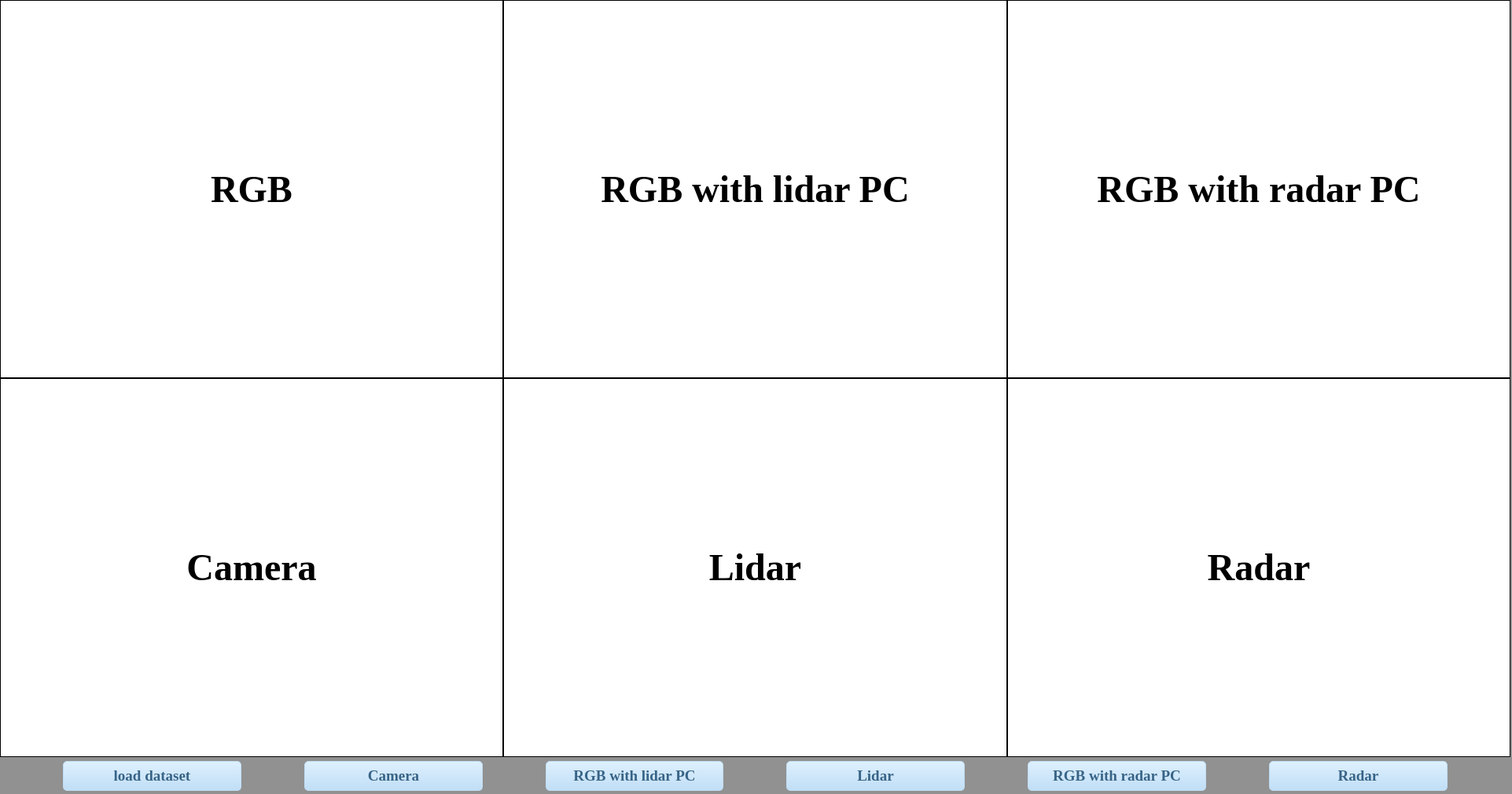
<?xml version="1.0" encoding="UTF-8"?>
<ui version="4.0">
 <class>form</class>
 <widget class="QWidget" name="form">
  <property name="enabled">
   <bool>true</bool>
  </property>
  <property name="geometry">
   <rect>
    <x>0</x>
    <y>0</y>
    <width>1923</width>
    <height>1010</height>
   </rect>
  </property>
  <property name="sizePolicy">
   <sizepolicy hsizetype="Fixed" vsizetype="Fixed">
    <horstretch>0</horstretch>
    <verstretch>0</verstretch>
   </sizepolicy>
  </property>
  <property name="windowTitle">
   <string>NuScenes-Viz</string>
  </property>
  <property name="styleSheet">
   <string notr="true">background-color: rgb(145, 145, 145);
</string>
  </property>
  <widget class="QWidget" name="">
   <property name="geometry">
    <rect>
     <x>0</x>
     <y>0</y>
     <width>1921</width>
     <height>1011</height>
    </rect>
   </property>
   <layout class="QVBoxLayout" name="all_layout" stretch="10,10,1">
    <property name="spacing">
     <number>0</number>
    </property>
    <item>
     <layout class="QHBoxLayout" name="label_layout_1" stretch="1,1,1">
      <property name="spacing">
       <number>0</number>
      </property>
      <item>
       <widget class="QLabel" name="rgb_label">
        <property name="sizePolicy">
         <sizepolicy hsizetype="Preferred" vsizetype="Preferred">
          <horstretch>0</horstretch>
          <verstretch>0</verstretch>
         </sizepolicy>
        </property>
        <property name="font">
         <font>
          <family>Times New Roman</family>
          <pointsize>36</pointsize>
          <weight>75</weight>
          <italic>false</italic>
          <bold>true</bold>
         </font>
        </property>
        <property name="focusPolicy">
         <enum>Qt::NoFocus</enum>
        </property>
        <property name="styleSheet">
         <string notr="true">background-color: rgb(255, 255, 255);
border-color: rgb(0, 0, 0);
border-style: solid;
border-width: 1px;</string>
        </property>
        <property name="lineWidth">
         <number>1</number>
        </property>
        <property name="text">
         <string>RGB</string>
        </property>
        <property name="alignment">
         <set>Qt::AlignCenter</set>
        </property>
        <property name="margin">
         <number>0</number>
        </property>
       </widget>
      </item>
      <item>
       <widget class="QLabel" name="rgb_lidar_label">
        <property name="sizePolicy">
         <sizepolicy hsizetype="Preferred" vsizetype="Preferred">
          <horstretch>0</horstretch>
          <verstretch>0</verstretch>
         </sizepolicy>
        </property>
        <property name="font">
         <font>
          <family>Times New Roman</family>
          <pointsize>36</pointsize>
          <weight>75</weight>
          <italic>false</italic>
          <bold>true</bold>
         </font>
        </property>
        <property name="focusPolicy">
         <enum>Qt::NoFocus</enum>
        </property>
        <property name="styleSheet">
         <string notr="true">background-color: rgb(255, 255, 255);
border-color: rgb(0, 0, 0);
border-style: solid;
border-width: 1px;</string>
        </property>
        <property name="lineWidth">
         <number>1</number>
        </property>
        <property name="text">
         <string>RGB with lidar PC</string>
        </property>
        <property name="alignment">
         <set>Qt::AlignCenter</set>
        </property>
        <property name="margin">
         <number>0</number>
        </property>
       </widget>
      </item>
      <item>
       <widget class="QLabel" name="rgb_radar_label">
        <property name="sizePolicy">
         <sizepolicy hsizetype="Preferred" vsizetype="Preferred">
          <horstretch>0</horstretch>
          <verstretch>0</verstretch>
         </sizepolicy>
        </property>
        <property name="font">
         <font>
          <family>Times New Roman</family>
          <pointsize>36</pointsize>
          <weight>75</weight>
          <italic>false</italic>
          <bold>true</bold>
         </font>
        </property>
        <property name="focusPolicy">
         <enum>Qt::NoFocus</enum>
        </property>
        <property name="styleSheet">
         <string notr="true">background-color: rgb(255, 255, 255);
border-color: rgb(0, 0, 0);
border-style: solid;
border-width: 1px;</string>
        </property>
        <property name="lineWidth">
         <number>1</number>
        </property>
        <property name="text">
         <string>RGB with radar PC</string>
        </property>
        <property name="alignment">
         <set>Qt::AlignCenter</set>
        </property>
        <property name="margin">
         <number>0</number>
        </property>
       </widget>
      </item>
     </layout>
    </item>
    <item>
     <layout class="QHBoxLayout" name="label_layout_2" stretch="1,1,1">
      <property name="spacing">
       <number>0</number>
      </property>
      <item>
       <widget class="QLabel" name="camera_label">
        <property name="sizePolicy">
         <sizepolicy hsizetype="Preferred" vsizetype="Preferred">
          <horstretch>0</horstretch>
          <verstretch>0</verstretch>
         </sizepolicy>
        </property>
        <property name="font">
         <font>
          <family>Times New Roman</family>
          <pointsize>36</pointsize>
          <weight>75</weight>
          <italic>false</italic>
          <bold>true</bold>
         </font>
        </property>
        <property name="focusPolicy">
         <enum>Qt::NoFocus</enum>
        </property>
        <property name="styleSheet">
         <string notr="true">background-color: rgb(255, 255, 255);
border-color: rgb(0, 0, 0);
border-style: solid;
border-width: 1px;</string>
        </property>
        <property name="lineWidth">
         <number>1</number>
        </property>
        <property name="text">
         <string>Camera</string>
        </property>
        <property name="alignment">
         <set>Qt::AlignCenter</set>
        </property>
        <property name="margin">
         <number>0</number>
        </property>
       </widget>
      </item>
      <item>
       <widget class="QLabel" name="lidar_label">
        <property name="sizePolicy">
         <sizepolicy hsizetype="Preferred" vsizetype="Preferred">
          <horstretch>0</horstretch>
          <verstretch>0</verstretch>
         </sizepolicy>
        </property>
        <property name="font">
         <font>
          <family>Times New Roman</family>
          <pointsize>36</pointsize>
          <weight>75</weight>
          <italic>false</italic>
          <bold>true</bold>
         </font>
        </property>
        <property name="focusPolicy">
         <enum>Qt::NoFocus</enum>
        </property>
        <property name="styleSheet">
         <string notr="true">background-color: rgb(255, 255, 255);
border-color: rgb(0, 0, 0);
border-style: solid;
border-width: 1px;</string>
        </property>
        <property name="lineWidth">
         <number>1</number>
        </property>
        <property name="text">
         <string>Lidar</string>
        </property>
        <property name="alignment">
         <set>Qt::AlignCenter</set>
        </property>
        <property name="margin">
         <number>0</number>
        </property>
       </widget>
      </item>
      <item>
       <widget class="QLabel" name="radar_label">
        <property name="sizePolicy">
         <sizepolicy hsizetype="Preferred" vsizetype="Preferred">
          <horstretch>0</horstretch>
          <verstretch>0</verstretch>
         </sizepolicy>
        </property>
        <property name="font">
         <font>
          <family>Times New Roman</family>
          <pointsize>36</pointsize>
          <weight>75</weight>
          <italic>false</italic>
          <bold>true</bold>
         </font>
        </property>
        <property name="focusPolicy">
         <enum>Qt::NoFocus</enum>
        </property>
        <property name="styleSheet">
         <string notr="true">background-color: rgb(255, 255, 255);
border-color: rgb(0, 0, 0);
border-style: solid;
border-width: 1px;</string>
        </property>
        <property name="lineWidth">
         <number>1</number>
        </property>
        <property name="text">
         <string>Radar</string>
        </property>
        <property name="alignment">
         <set>Qt::AlignCenter</set>
        </property>
        <property name="margin">
         <number>0</number>
        </property>
       </widget>
      </item>
     </layout>
    </item>
    <item>
     <layout class="QHBoxLayout" name="button_layout" stretch="1,1,1,1,1,1">
      <property name="spacing">
       <number>80</number>
      </property>
      <property name="sizeConstraint">
       <enum>QLayout::SetNoConstraint</enum>
      </property>
      <property name="leftMargin">
       <number>80</number>
      </property>
      <property name="topMargin">
       <number>5</number>
      </property>
      <property name="rightMargin">
       <number>80</number>
      </property>
      <property name="bottomMargin">
       <number>5</number>
      </property>
      <item>
       <widget class="QPushButton" name="rgb_button">
        <property name="sizePolicy">
         <sizepolicy hsizetype="Preferred" vsizetype="Preferred">
          <horstretch>0</horstretch>
          <verstretch>0</verstretch>
         </sizepolicy>
        </property>
        <property name="font">
         <font>
          <family>Times New Roman</family>
          <pointsize>14</pointsize>
          <weight>75</weight>
          <bold>true</bold>
         </font>
        </property>
        <property name="mouseTracking">
         <bool>false</bool>
        </property>
        <property name="styleSheet">
         <string notr="true">border-style:none;
border:1px solid #C0DCF2;
color:#386487;
padding:5px;
min-height:20px;
border-radius:5px;
background:qlineargradient(spread:pad,x1:0,y1:0,x2:0,y2:1,stop:0 #DEF0FE,stop:1 #C0DEF6);</string>
        </property>
        <property name="text">
         <string>load dataset</string>
        </property>
       </widget>
      </item>
      <item>
       <widget class="QPushButton" name="camera_button">
        <property name="sizePolicy">
         <sizepolicy hsizetype="Preferred" vsizetype="Preferred">
          <horstretch>0</horstretch>
          <verstretch>0</verstretch>
         </sizepolicy>
        </property>
        <property name="font">
         <font>
          <family>Times New Roman</family>
          <pointsize>14</pointsize>
          <weight>75</weight>
          <bold>true</bold>
         </font>
        </property>
        <property name="mouseTracking">
         <bool>false</bool>
        </property>
        <property name="styleSheet">
         <string notr="true">border-style:none;
border:1px solid #C0DCF2;
color:#386487;
padding:5px;
min-height:20px;
border-radius:5px;
background:qlineargradient(spread:pad,x1:0,y1:0,x2:0,y2:1,stop:0 #DEF0FE,stop:1 #C0DEF6);</string>
        </property>
        <property name="text">
         <string>Camera</string>
        </property>
       </widget>
      </item>
      <item>
       <widget class="QPushButton" name="rgb_lidar_button">
        <property name="sizePolicy">
         <sizepolicy hsizetype="Preferred" vsizetype="Preferred">
          <horstretch>0</horstretch>
          <verstretch>0</verstretch>
         </sizepolicy>
        </property>
        <property name="font">
         <font>
          <family>Times New Roman</family>
          <pointsize>14</pointsize>
          <weight>75</weight>
          <bold>true</bold>
         </font>
        </property>
        <property name="mouseTracking">
         <bool>false</bool>
        </property>
        <property name="styleSheet">
         <string notr="true">border-style:none;
border:1px solid #C0DCF2;
color:#386487;
padding:5px;
min-height:20px;
border-radius:5px;
background:qlineargradient(spread:pad,x1:0,y1:0,x2:0,y2:1,stop:0 #DEF0FE,stop:1 #C0DEF6);</string>
        </property>
        <property name="text">
         <string>RGB with lidar PC</string>
        </property>
       </widget>
      </item>
      <item>
       <widget class="QPushButton" name="lidar_button">
        <property name="sizePolicy">
         <sizepolicy hsizetype="Preferred" vsizetype="Preferred">
          <horstretch>0</horstretch>
          <verstretch>0</verstretch>
         </sizepolicy>
        </property>
        <property name="font">
         <font>
          <family>Times New Roman</family>
          <pointsize>14</pointsize>
          <weight>75</weight>
          <bold>true</bold>
         </font>
        </property>
        <property name="mouseTracking">
         <bool>false</bool>
        </property>
        <property name="styleSheet">
         <string notr="true">border-style:none;
border:1px solid #C0DCF2;
color:#386487;
padding:5px;
min-height:20px;
border-radius:5px;
background:qlineargradient(spread:pad,x1:0,y1:0,x2:0,y2:1,stop:0 #DEF0FE,stop:1 #C0DEF6);</string>
        </property>
        <property name="text">
         <string>Lidar</string>
        </property>
       </widget>
      </item>
      <item>
       <widget class="QPushButton" name="rgb_radar_button">
        <property name="sizePolicy">
         <sizepolicy hsizetype="Preferred" vsizetype="Preferred">
          <horstretch>0</horstretch>
          <verstretch>0</verstretch>
         </sizepolicy>
        </property>
        <property name="font">
         <font>
          <family>Times New Roman</family>
          <pointsize>14</pointsize>
          <weight>75</weight>
          <bold>true</bold>
         </font>
        </property>
        <property name="mouseTracking">
         <bool>false</bool>
        </property>
        <property name="styleSheet">
         <string notr="true">border-style:none;
border:1px solid #C0DCF2;
color:#386487;
padding:5px;
min-height:20px;
border-radius:5px;
background:qlineargradient(spread:pad,x1:0,y1:0,x2:0,y2:1,stop:0 #DEF0FE,stop:1 #C0DEF6);</string>
        </property>
        <property name="text">
         <string>RGB with radar PC</string>
        </property>
       </widget>
      </item>
      <item>
       <widget class="QPushButton" name="radar_button">
        <property name="sizePolicy">
         <sizepolicy hsizetype="Preferred" vsizetype="Preferred">
          <horstretch>0</horstretch>
          <verstretch>0</verstretch>
         </sizepolicy>
        </property>
        <property name="font">
         <font>
          <family>Times New Roman</family>
          <pointsize>14</pointsize>
          <weight>75</weight>
          <bold>true</bold>
         </font>
        </property>
        <property name="mouseTracking">
         <bool>false</bool>
        </property>
        <property name="styleSheet">
         <string notr="true">border-style:none;
border:1px solid #C0DCF2;
color:#386487;
padding:5px;
min-height:20px;
border-radius:5px;
background:qlineargradient(spread:pad,x1:0,y1:0,x2:0,y2:1,stop:0 #DEF0FE,stop:1 #C0DEF6);</string>
        </property>
        <property name="text">
         <string>Radar</string>
        </property>
       </widget>
      </item>
     </layout>
    </item>
   </layout>
  </widget>
 </widget>
 <resources/>
 <connections/>
</ui>
